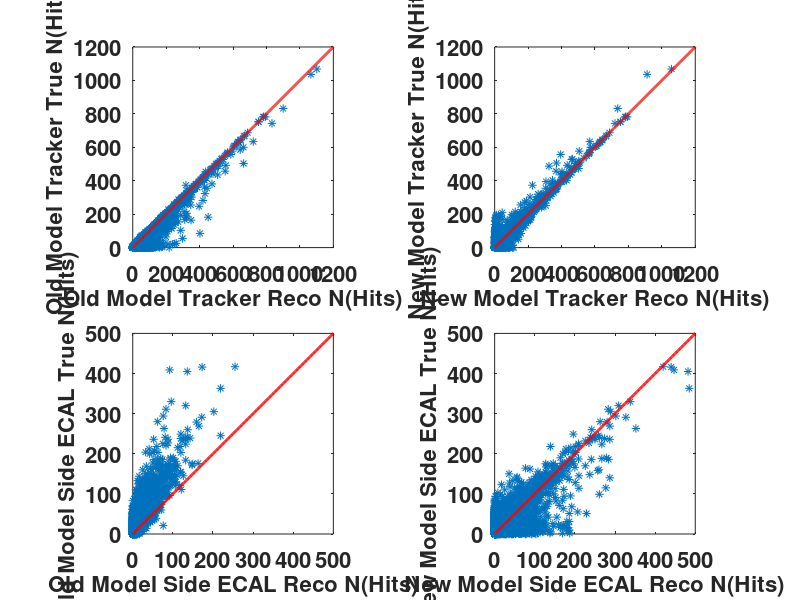
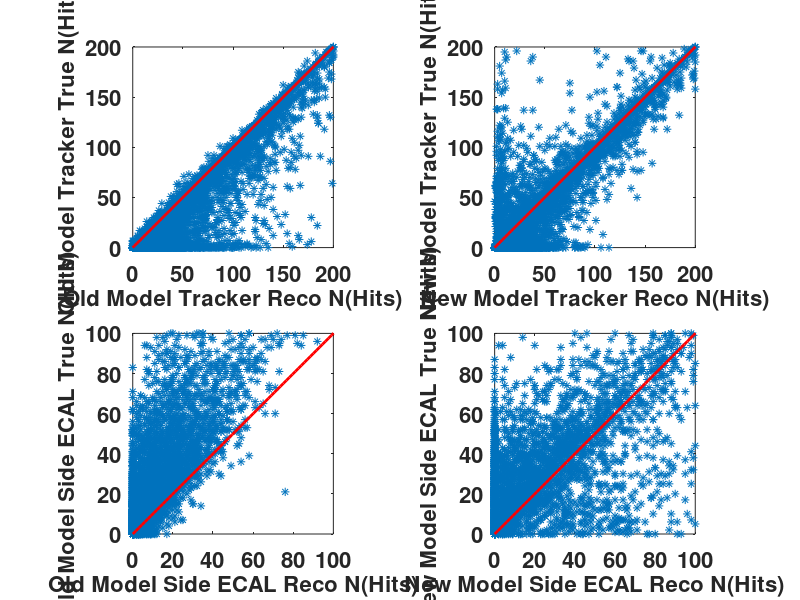

The MATLAB script that drew these images, in order:
function [  ] = CompareSCALModels( )

model_1 = load('model1.dat'); 
model_2 = load('model2.dat'); 

error = Inf;

plot_comparison(model_1,model_2,error);

disp('Old Model');
get_table(model_1,error);
disp(' ');
disp('New Model');
get_table(model_2,error);


end

function [] = get_table(model,max_error)

[trkr_t, trkr_r, scal_t, scal_r] = getCols(model);

% Replace True == 0 Values
trkr_t(trkr_t == 0) = 0.001;
scal_t(scal_t == 0) = 0.001;

trkr_error = getError(trkr_t,trkr_r);
scal_error = getError(scal_t,scal_r);

trkr = (trkr_error < max_error);
scal = (scal_error < max_error);

trkr_text = sprintf('Tracker N(Events) = %.0f, max_error = %3.2f', sum(trkr), max_error);
scal_text = sprintf('Side ECAL N(Events) = %.0f, max_error = %3.2f', sum(scal), max_error);

disp(trkr_text);
disp(scal_text);

end


function [error] = getError(true, reco)

error = abs((reco-true)./true);

end

function [c1,c2,c3,c4] = getCols(m)

c1 = m(:,1);
c2 = m(:,2);
c3 = m(:,3);
c4 = m(:,4);

end

function [] = plot_reco_true(plot_id, true,reco,axis_lim,label,error)

box(plot_id,'on');
hold(plot_id,'all');

% Plot Points
plot(reco,true,'Parent',plot_id,'Marker','*','LineStyle','none');

% Plot x = y Line
x = linspace(0,1500,1000);
y = x;
plot(x,y,'Parent',plot_id,'LineWidth',2,'Color',[1 0 0]);

xlim([0 axis_lim]);
ylim([0 axis_lim]);

% Plot x = y_err
y_err = get_y_err(x,error);
plot(x,y_err,'Parent',plot_id,'LineWidth',2,'Color',[1 0 0],'LineStyle','--');

% Plot x = -y_err
y_err = get_y_err(x,-error);
plot(x,y_err,'Parent',plot_id,'LineWidth',2,'Color',[1 0 0],'LineStyle','--');

% Create xlabel
xlabel(sprintf('%s%s',label,' Reco N(Hits)'),'FontWeight','bold','FontSize',16);

% Create ylabel
ylabel(sprintf('%s%s',label,' True N(Hits)'),'FontWeight','bold','FontSize',16);

end

function [] = plot_comparison(model_1,model_2,error)

[m1_trkr_t, m1_trkr_r, m1_scal_t, m1_scal_r] = getCols(model_1);
[m2_trkr_t, m2_trkr_r, m2_scal_t, m2_scal_r] = getCols(model_2);

% Create figure
figure1 = figure;

subplot1 = subplot(2,2,1,'Parent',figure1,'PlotBoxAspectRatio',[1 1 1],'FontSize',16,'FontWeight','bold');
plot_reco_true(subplot1, m1_trkr_t,m1_trkr_r, 1200,'Old Model Tracker',error);

subplot2 = subplot(2,2,2,'Parent',figure1,'PlotBoxAspectRatio',[1 1 1],'FontSize',16,'FontWeight','bold');
plot_reco_true(subplot2, m2_trkr_t,m2_trkr_r, 1200,'New Model Tracker',error);

subplot3 = subplot(2,2,3,'Parent',figure1,'PlotBoxAspectRatio',[1 1 1],'FontSize',16,'FontWeight','bold');
plot_reco_true(subplot3, m1_scal_t,m1_scal_r, 500,'Old Model Side ECAL',error);

subplot4 = subplot(2,2,4,'Parent',figure1,'PlotBoxAspectRatio',[1 1 1],'FontSize',16,'FontWeight','bold');
plot_reco_true(subplot4, m2_scal_t,m2_scal_r, 500,'New Model Side ECAL',error);

% Create figure
figure2 = figure;

subplot1 = subplot(2,2,1,'Parent',figure2,'PlotBoxAspectRatio',[1 1 1],'FontSize',16,'FontWeight','bold');
plot_reco_true(subplot1, m1_trkr_t,m1_trkr_r, 200,'Old Model Tracker',error);

subplot2 = subplot(2,2,2,'Parent',figure2,'PlotBoxAspectRatio',[1 1 1],'FontSize',16,'FontWeight','bold');
plot_reco_true(subplot2, m2_trkr_t,m2_trkr_r, 200,'New Model Tracker',error);

subplot3 = subplot(2,2,3,'Parent',figure2,'PlotBoxAspectRatio',[1 1 1],'FontSize',16,'FontWeight','bold');
plot_reco_true(subplot3, m1_scal_t,m1_scal_r, 100,'Old Model Side ECAL',error);

subplot4 = subplot(2,2,4,'Parent',figure2,'PlotBoxAspectRatio',[1 1 1],'FontSize',16,'FontWeight','bold');
plot_reco_true(subplot4, m2_scal_t,m2_scal_r, 100,'New Model Side ECAL',error);
end


function [y_err] = get_y_err(x,error)

y_err = x.*(1+error);

end

function [y_dev] = get_y_dev(x,deviation)

y_dev = x + deviation;

end